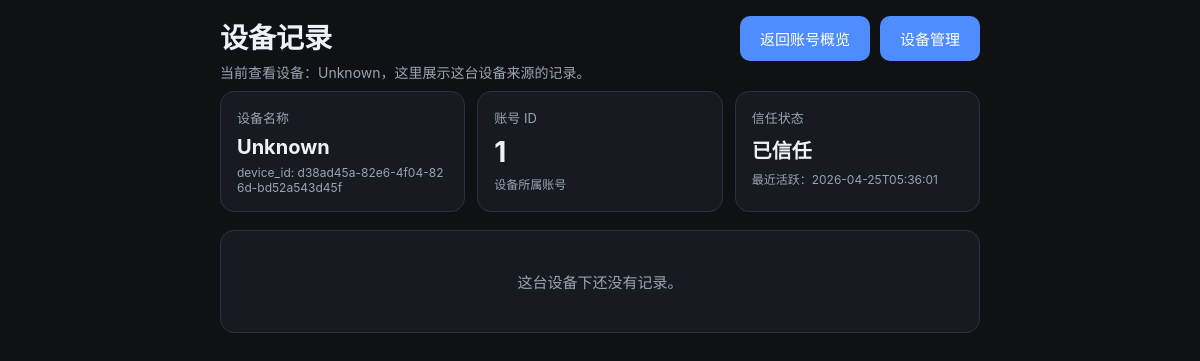
The app's page /devices/d38ad45a-82e6-4f04-826d-bd52a543d45f/items with its own data.
### tables this page shows
CREATE TABLE devices (
            id INTEGER PRIMARY KEY AUTOINCREMENT,
            user_id INTEGER,
            device_id TEXT NOT NULL,
            device_name TEXT,
            token_hash TEXT,
            trusted INTEGER NOT NULL DEFAULT 0,
            created_at TEXT NOT NULL DEFAULT (datetime('now')),
            last_seen_at TEXT
        , provision_source TEXT NOT NULL DEFAULT 'direct', pending_approval INTEGER NOT NULL DEFAULT 0);

### app/main.py (the view)
@app.route("/devices/<device_id>/items")
def device_items_page(device_id):
    guard = admin_guard()
    if guard:
        return guard
    device, items = get_device_items(device_id)
    return render_template("device_items.html", device=device, items=items)

### app/main.py (called while the page is built)
def get_conn():
    conn = sqlite3.connect(str(DB_PATH))
    conn.row_factory = sqlite3.Row
    return conn

def admin_cookie_value():
    if not ADMIN_PASSWORD:
        return None
    return hashlib.sha256(ADMIN_PASSWORD.encode()).hexdigest()

def is_admin_authenticated():
    expected = admin_cookie_value()
    if not expected:
        return True
    actual = request.cookies.get(ADMIN_COOKIE, "")
    return hmac.compare_digest(actual, expected)

def admin_guard():
    if is_admin_authenticated():
        return None
    next_path = request.path
    if request.query_string:
        next_path += "?" + request.query_string.decode()
    return redirect(url_for("admin_login_page", next=next_path))

def get_device_items(device_id):
    conn = get_conn()
    device = conn.execute(
        "SELECT d.id, d.user_id, d.device_id, d.device_name, d.trusted, d.provision_source, d.created_at, d.last_seen_at, u.approval_status FROM devices d JOIN users u ON u.id = d.user_id WHERE d.device_id = ?",
        (device_id,)
    ).fetchone()
    rows = conn.execute(
        "SELECT id, user_id, source_device_id, content, status, created_at, updated_at FROM inbox_items WHERE source_device_id = ? ORDER BY created_at DESC, id DESC",
        (device_id,)
    ).fetchall()
    conn.close()
    return (dict(device) if device else None, [dict(r) for r in rows])

### app/templates/device_items.html (shortened to what this page needs)
<!doctype html>
<html lang="zh-CN">
<head>
  <link rel="stylesheet" href="/static/style.css" />
</head>
<body>
  <main class="container">
    <header class="header">
      <div class="title-row">
        <div>
          <h1>设备记录</h1>
          {% if device %}
            <p class="subtitle">当前查看设备：{{ device.device_name or 'Unknown' }}，这里展示这台设备来源的记录。</p>
          {% else %}
            <p class="subtitle">设备不存在，或尚未识别到对应设备。</p>
          {% endif %}
        </div>
        <div class="toolbar-actions">
          <a class="nav-link" href="/account">返回账号概览</a>
          <a class="nav-link" href="/devices">设备管理</a>
        </div>
      </div>
    </header>
    {% if device %}
      <section class="summary-grid">
        <article class="summary-card">
          <div class="summary-label">设备名称</div>
          <div class="summary-value small">{{ device.device_name or 'Unknown' }}</div>
          <div class="item-meta">device_id: {{ device.device_id }}</div>
        </article>
        <article class="summary-card">
          <div class="summary-label">账号 ID</div>
          <div class="summary-value">{{ device.user_id }}</div>
          <div class="item-meta">设备所属账号</div>
        </article>
        <article class="summary-card">
          <div class="summary-label">信任状态</div>
          <div class="summary-value small">{{ '已信任' if device.trusted else '待确认' }}</div>
          <div class="item-meta">最近活跃：{{ device.last_seen_at or '-' }}</div>
        </article>
      </section>
    {% endif %}
    <section class="list">
      {% if items %}
        {% for item in items %}
          <article class="item {% if item.status == 'done' %}done{% endif %}">
            <div class="item-main grow">
              <div class="item-content">{{ item.content }}</div>
              <div class="item-meta">记录 ID：{{ item.id }}</div>
              <div class="item-meta">账号 ID：{{ item.user_id }}</div>
              <div class="item-meta">来源设备：{{ item.source_device_id or '-' }}</div>
              <div class="item-meta">创建时间：{{ item.created_at or '-' }}</div>
              <div class="item-meta">状态：{{ '已完成' if item.status == 'done' else '待处理' }}</div>
            </div>
          </article>
        {% endfor %}
      {% else %}
        <div class="empty">这台设备下还没有记录。</div>
      {% endif %}
    </section>
  </main>
</body>
</html>

### app/static/style.css (style rules this page uses)
:root { color-scheme: light dark; --bg: #0f1115; --panel: #171a21; --panel-2: #202531; --text: #eef2f7; --muted: #9aa4b2; --accent: #4f8cff; --danger: #e25b5b; --border: #2b3240; --success: #5bd88e; --warning: #f0c35b; }
body { margin: 0; font-family: -apple-system, BlinkMacSystemFont, "Segoe UI", sans-serif; background: var(--bg); color: var(--text); -webkit-tap-highlight-color: transparent; }
.container { max-width: 760px; margin: 0 auto; padding: 16px; }
.title-row { display: flex; align-items: flex-start; justify-content: space-between; gap: 16px; flex-wrap: wrap; }
.toolbar-actions { display: flex; gap: 10px; flex-wrap: wrap; }
.header h1 { margin: 0 0 6px 0; font-size: 28px; }
.header p { color: var(--muted); margin: 0 0 8px 0; font-size: 14px; line-height: 1.5; }
.capture-box, .item, .empty, .toolbar, .summary-card { background: var(--panel); border: 1px solid var(--border); border-radius: 14px; }
button, .secondary-button, .nav-link, .primary { border: 0; border-radius: 10px; background: var(--accent); color: white; padding: 12px 20px; cursor: pointer; font-size: 15px; font-weight: 500; transition: transform 0.05s ease, opacity 0.1s ease; text-decoration: none; display: inline-flex; align-items: center; justify-content: center; box-sizing: border-box; }
.list { display: grid; gap: 10px; }
.summary-grid { display: grid; grid-template-columns: repeat(3, minmax(0, 1fr)); gap: 12px; margin-bottom: 18px; }
.summary-card { padding: 16px; }
.summary-label { color: var(--muted); font-size: 13px; margin-bottom: 8px; }
.summary-value { font-size: 28px; font-weight: 700; }
.summary-value.small { font-size: 20px; }
.item-meta { margin-top: 6px; color: var(--muted); font-size: 12px; word-break: break-all; }
.empty { padding: 40px 20px; text-align: center; color: var(--muted); font-size: 15px; }

### records on screen
devices: device_name "Unknown", device_id "d38ad45a-82e6-4f04-826d-bd52a543d45f", user_id "1", trusted "已信任", last_seen_at "2026-04-25T05:36:01"
